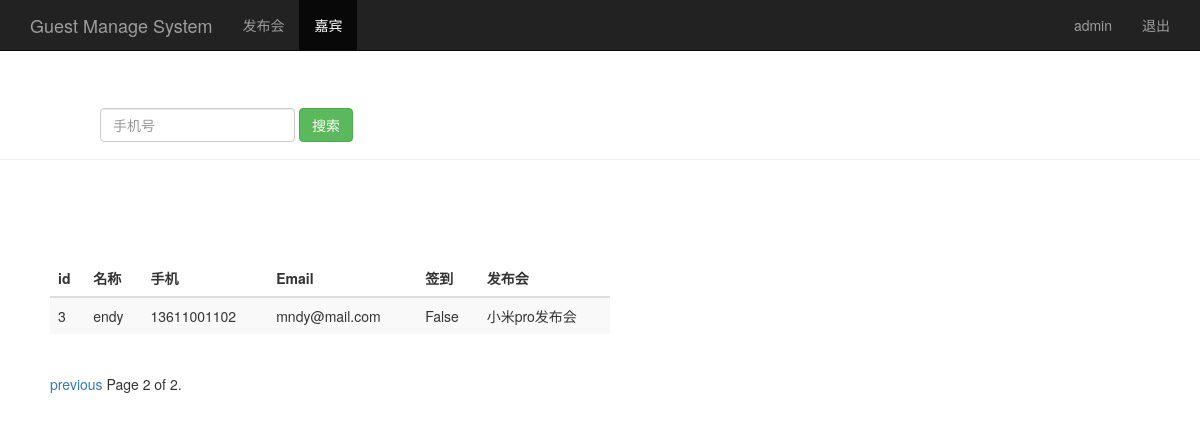
The page /guest_manage/ (signed in) on the database its author committed.
### sign/models.py (models this page shows, shortened)
class Guest(models.Model):
    event = models.ForeignKey(Event)
    realname = models.CharField(max_length=64)
    phone = models.CharField(max_length=16)
    email = models.EmailField()
    sign = models.BooleanField()
    create_time = models.DateTimeField(auto_now=True)
    class Meta:
        unique_together = ("event","phone")

class Event(models.Model):
    name = models.CharField(max_length=100)
    limit = models.IntegerField()
    status = models.BooleanField()
    address = models.CharField(max_length=200)
    start_time = models.DateTimeField('events time')
    create_time = models.DateTimeField(auto_now=True)
    def __str__(self):
        return self.name

### sign/views.py (the view)
# urls.py: url(r'^guest_manage/$', views.guest_manage),
@login_required
def guest_manage(request):
    username = request.session.get('user','')
    guest_list = Guest.objects.all()
    paginator = Paginator(guest_list,2)
    page = request.GET.get('page')
    try:
        contacts = paginator.page(page)
    except PageNotAnInteger:
        contacts = paginator.page(paginator.num_pages)
    return render(request,"guest_manage.html",{"user":username,"guests":contacts})

### sign/templates/guest_manage.html (shortened to what this page needs)
<!DOCTYPE html>
<html lang=""zh-CN>
<head lang="en">
    {% load bootstrap3 %}
    {% bootstrap_css %}
</head>
<body>
    <nav class="navbar navbar-inverse navbar-fixed-top">
      <div class="container">
        <div class="navbar-header">
          <a class="navbar-brand" href="/guest_manage/">Guest Manage System</a>
        </div>
        <div id="navbar" class="collapse navbar-collapse">
          <ul class="nav navbar-nav">
            <li><a href="/event_manage/">发布会</a></li>
            <li class="active"><a href="#">嘉宾</a></li>
          </ul>
          <ul class="nav navbar-nav navbar-right">
           <li><a href="#">{{user}}</a></li>
           <li><a href="/logout/">退出</a></li>
         </ul>
        </div>
      </div>
    </nav>
      <div class="page-header" style="padding-top: 60px;padding-left: 70px">
        <div id="navbar" class="navbar-collapse collapse">
          <form class="navbar-form" method="get" action="/search_phone/">
            <div class="form-group">
              <input name="phone" type="text" placeholder="手机号" class="form-control">
            </div>
            <button type="submit" class="btn btn-success">搜索</button>
          </form>
        </div>
      </div>
      <div class="row" style="padding-top: 80px;padding-left: 50px">
        <div class="col-md-6">
          <table class="table table-striped">
            <thead>
              <tr>
                <th>id</th>
                <th>名称</th>
                <th>手机</th>
                <th>Email</th>
                <th>签到</th>
                <th>发布会</th>
              </tr>
            </thead>
            <tbody>
              {% for guest in guests %}
                <tr>
                  <td>{{ guest.id }}</td>
                  <td>{{ guest.realname }}</td>
                  <td>{{ guest.phone }}</td>
                  <td>{{ guest.email }}</td>
                  <td>{{ guest.sign }}</td>
                  <td>{{ guest.event }}</td>
                </tr>
             {% endfor %}
            </tbody>
          </table>
        </div>
      </div>
    <div class="pagination" style="padding-left: 50px">
      <span class="step-links">
        {% if guests.has_previous %}
          <a href="?page={{ guests.previous_page_number }}">previous</a>
        {% endif %}
          <span class="current">
            Page {{ guests.number }} of {{ guests.paginator.num_pages }}.
          </span>
      </span>
    </div>
</body>
</html>

### rows shown on the page
Guest: id "3", realname "endy", phone "13611001102", email "mndy@mail.com", sign "False", event "小米pro发布会"

### other values the page prints
{{ user }} "admin"
{{ guests.number }} "2"
{{ guests.paginator.num_pages }} "2"
